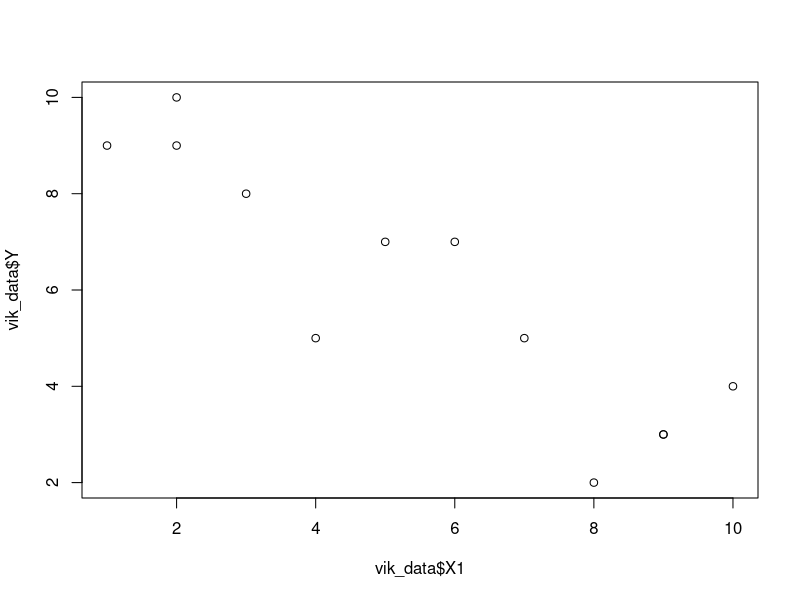
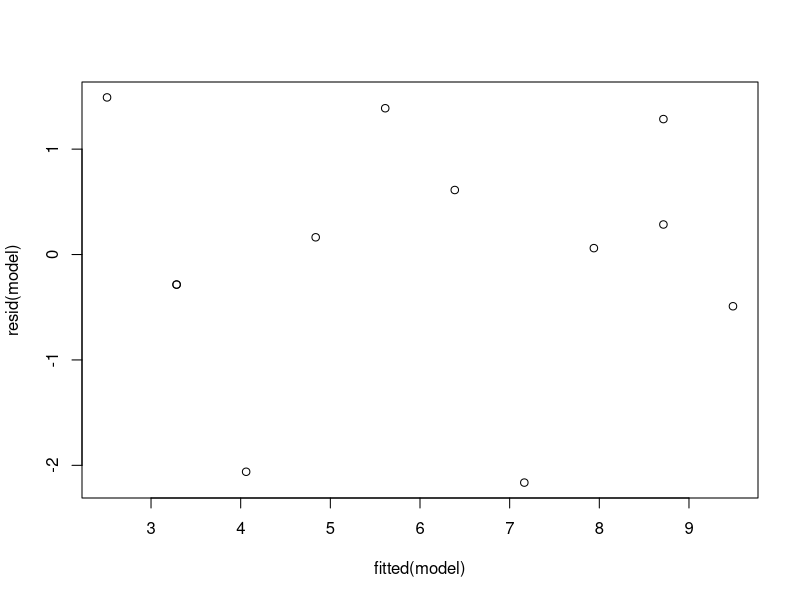
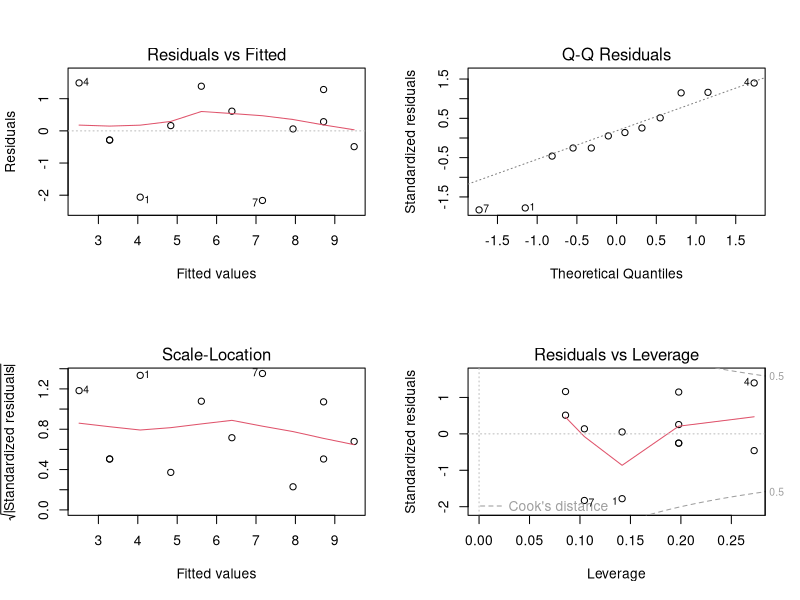
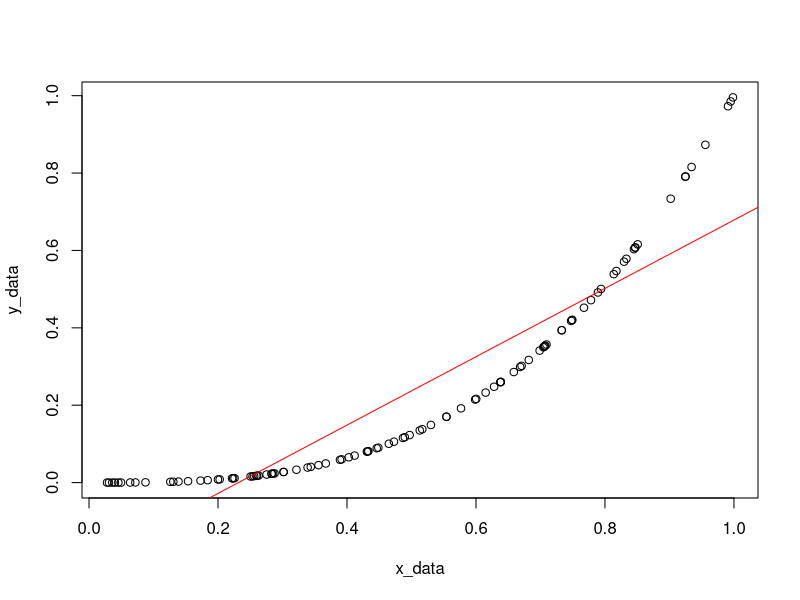
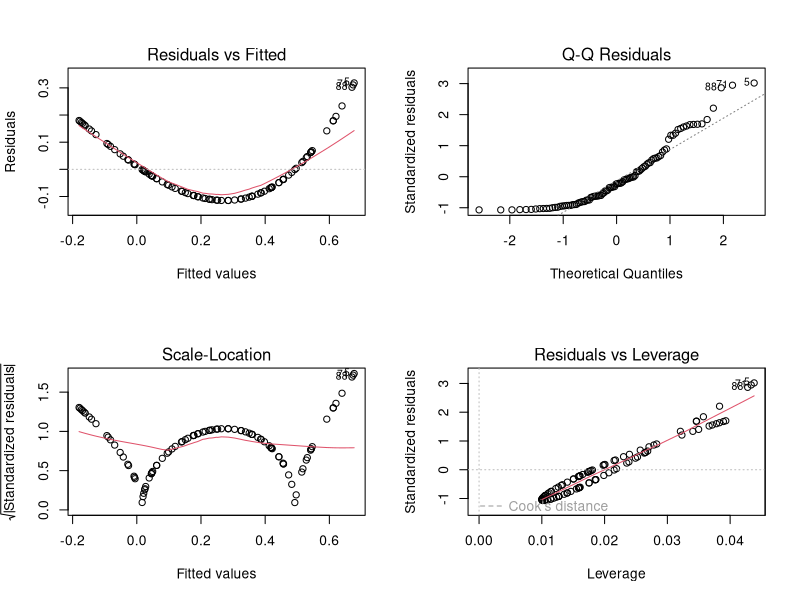
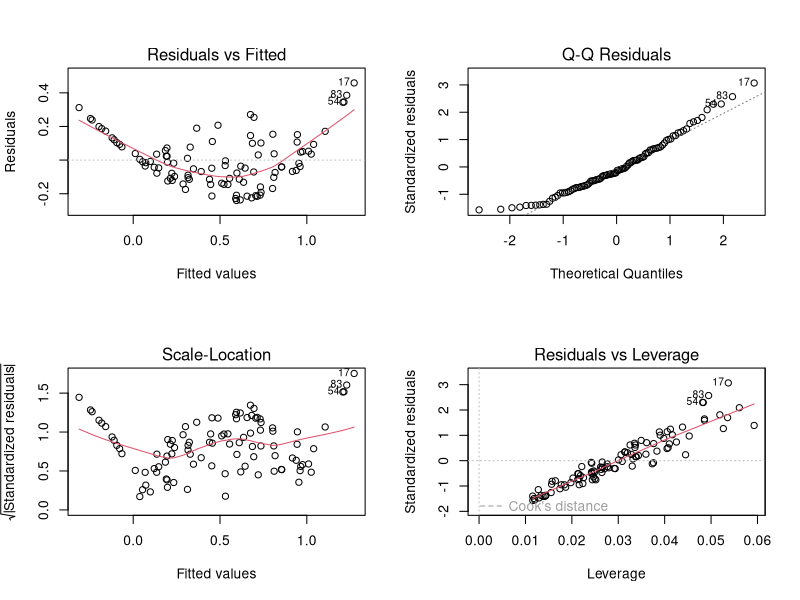
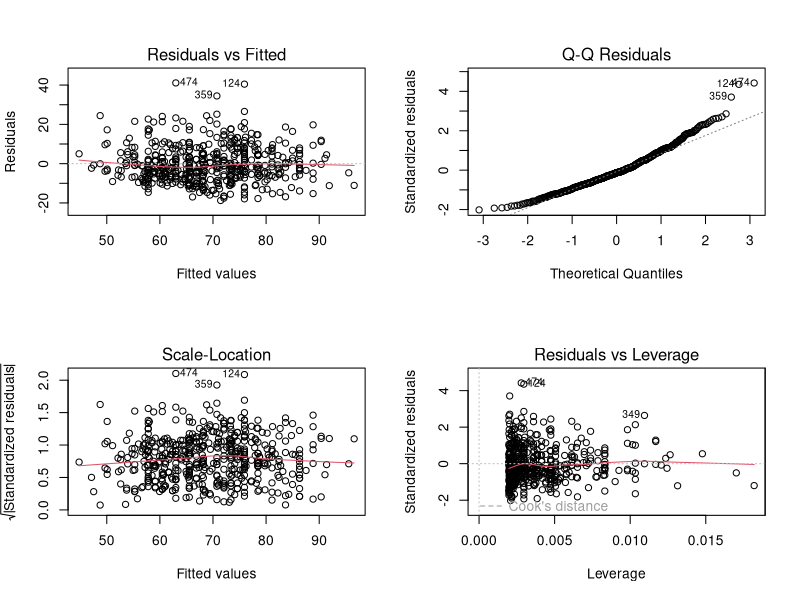
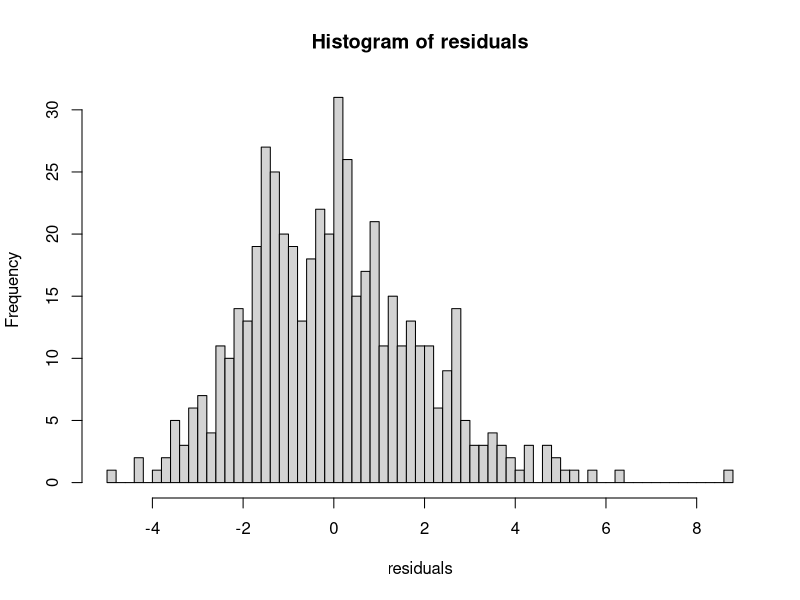

Write the R code that produced these figures, in order.
## ---- chunk 1
knitr::opts_chunk$set(echo = TRUE)
## ---- chunk 2
library(tidyverse)
body_data <-read_csv('data/body.csv')
vik_data <-read_csv('data/vik_table_9_2.csv')
## ---- chunk 3
plot(vik_data$X1, vik_data$Y)
## ---- chunk 4
model <- lm(Y ~ X1, data = vik_data)
plot(fitted(model), resid(model))
## ---- chunk 5
par(mfrow = c(2, 2))  # Split the plotting panel into a 2 x 2 grid
plot(model)
## ---- chunk 6
x_data <- runif(100)
y_data <- x_data^3
fake <- tibble(x_data=x_data, y_data = y_data)
model <- lm(y_data ~ x_data, data = fake)
par(mfrow = c(1, 1)) 
plot(x_data, y_data)
abline(model, col='red')
## ---- chunk 7
model <- lm(y_data ~ x_data, data = fake)
par(mfrow = c(2, 2))  # Split the plotting panel into a 2 x 2 grid
plot(model)
par(mfrow = c(1, 1)) 
## ---- chunk 8
x1_data <- runif(100)
x2_data <- runif(100)
y_data <- x1_data^3 + x2_data^3
fake <- tibble(x1_data=x1_data,x2_data=x2_data, y_data = y_data)
model <- lm(y_data ~ x1_data + x2_data, data = fake)
par(mfrow = c(2, 2))  # Split the plotting panel into a 2 x 2 grid
plot(model)
par(mfrow = c(1, 1))
## ---- chunk 9
model <- lm(Weight ~ Height, data = body_data)
par(mfrow = c(2, 2))  # Split the plotting panel into a 2 x 2 grid
plot(model)
par(mfrow = c(1, 1)) 
## ---- chunk 10
model <- lm(Bicep ~ Shoulder, data = body_data)
residuals <- resid(model)
hist(residuals, 50)
## ---- chunk 11
par(mfrow = c(2, 2))  # Split the plotting panel into a 2 x 2 grid
plot(model)
par(mfrow = c(1, 1)) 
## ---- chunk 12
n<-500
errors <-rnorm(n, sd=seq(0.1,5, length.out=n))
x<-runif(n)
x<-sort(x)
y<- (20 * x) + errors
plot(x, y)
fake<-tibble(x=x, y=y)
model <- lm(y~x, data = fake) 

## ---- chunk 13
summary(model)
plot(x, y)
abline(model, col='red')
## ---- chunk 14
par(mfrow = c(2, 2))  # Split the plotting panel into a 2 x 2 grid
plot(model)
par(mfrow = c(1, 1)) 
## ---- chunk 15
partial<-select(body_data, Chest, Waist, Forearm, Bicep)
pairs(partial)
